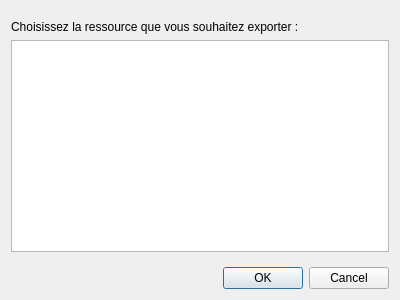
<?xml version="1.0" encoding="UTF-8"?>
<ui version="4.0">
 <class>DialogSaveNode</class>
 <widget class="QDialog" name="DialogSaveNode">
  <property name="geometry">
   <rect>
    <x>0</x>
    <y>0</y>
    <width>400</width>
    <height>300</height>
   </rect>
  </property>
  <property name="windowTitle">
   <string>Exporter des ressources</string>
  </property>
  <layout class="QVBoxLayout" name="verticalLayout">
   <item>
    <widget class="QWidget" name="widget" native="true">
     <layout class="QVBoxLayout" name="verticalLayout_2">
      <property name="leftMargin">
       <number>0</number>
      </property>
      <property name="rightMargin">
       <number>0</number>
      </property>
      <item>
       <widget class="QLabel" name="label">
        <property name="text">
         <string>Choisissez la ressource que vous souhaitez exporter :</string>
        </property>
       </widget>
      </item>
      <item>
       <widget class="QListView" name="listView"/>
      </item>
     </layout>
    </widget>
   </item>
   <item>
    <widget class="QDialogButtonBox" name="buttonBox">
     <property name="orientation">
      <enum>Qt::Horizontal</enum>
     </property>
     <property name="standardButtons">
      <set>QDialogButtonBox::Cancel|QDialogButtonBox::Ok</set>
     </property>
    </widget>
   </item>
  </layout>
 </widget>
 <resources/>
 <connections>
  <connection>
   <sender>buttonBox</sender>
   <signal>accepted()</signal>
   <receiver>DialogSaveNode</receiver>
   <slot>accept()</slot>
   <hints>
    <hint type="sourcelabel">
     <x>248</x>
     <y>254</y>
    </hint>
    <hint type="destinationlabel">
     <x>157</x>
     <y>274</y>
    </hint>
   </hints>
  </connection>
  <connection>
   <sender>buttonBox</sender>
   <signal>rejected()</signal>
   <receiver>DialogSaveNode</receiver>
   <slot>reject()</slot>
   <hints>
    <hint type="sourcelabel">
     <x>316</x>
     <y>260</y>
    </hint>
    <hint type="destinationlabel">
     <x>286</x>
     <y>274</y>
    </hint>
   </hints>
  </connection>
 </connections>
</ui>
